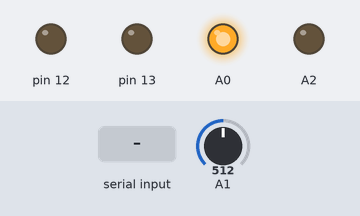
This sketch was run on a simulated Arduino Uno, built with avr-gcc and run on an emulated ATmega328P. On the bench: output pins drawn as LEDs (lit = HIGH). Inputs (shaded band) come from the test bench; at power-on: A1 = 512.

Above: at 1.2 s.
1.3 s: "S\n" received over Serial
At 2.5 s:
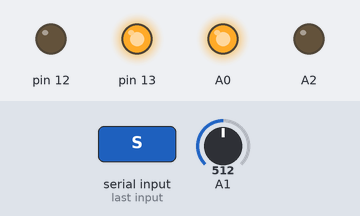
4.3 s: "s\n" received over Serial
At 4.8 s:
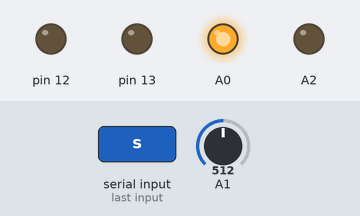
Timing chart, 0 to 7.3 s (numbered marks = the images above; inputs shaded):
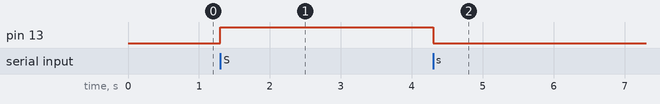

The sketch:

Arduino2.ino
```cpp
String bb ;
String data1="FF";
String data2="FF";
String data3="FF";
String data4="FF";
String data5="FF";
String data6="FF";
void setup()
{
  pinMode(13,OUTPUT);
  pinMode(12,OUTPUT);
  pinMode(A0,OUTPUT);
  pinMode(A1,INPUT);
  pinMode(A2,OUTPUT);
  Serial.begin(9600);
  digitalWrite(A0,HIGH);
  digitalWrite(A2,LOW);
  analogReference(INTERNAL);
}
int i = 0;
char A;
int state = 1;
void loop()
{
  int data = analogRead(A1);
  data = data / 9.31;
  data1 = String (data);
  bb = data1+data2+data3+data4+data5+data6;
  if(Serial.available() > 0)
  {
    A = Serial.read();
    //
    if(A == 'R'|| A == 'r')
    {
      //Serial.print(i);
      //Serial.println(" ");
      // i++;
      //digitalWrite(13,1);
      //delay(1000);
      Serial.print(bb);
      Serial.print("\n");
    }
    else
    {
      if(A == 'S')
      {
        digitalWrite(13,1);
      }
      if(A == 's')
      {
        digitalWrite(13,0);
      }

    }
  }
}
```

Measured:
- after the input at 1.3 s, pin 13: LOW → HIGH at once
- after the input at 4.3 s, pin 13: HIGH → LOW at once
